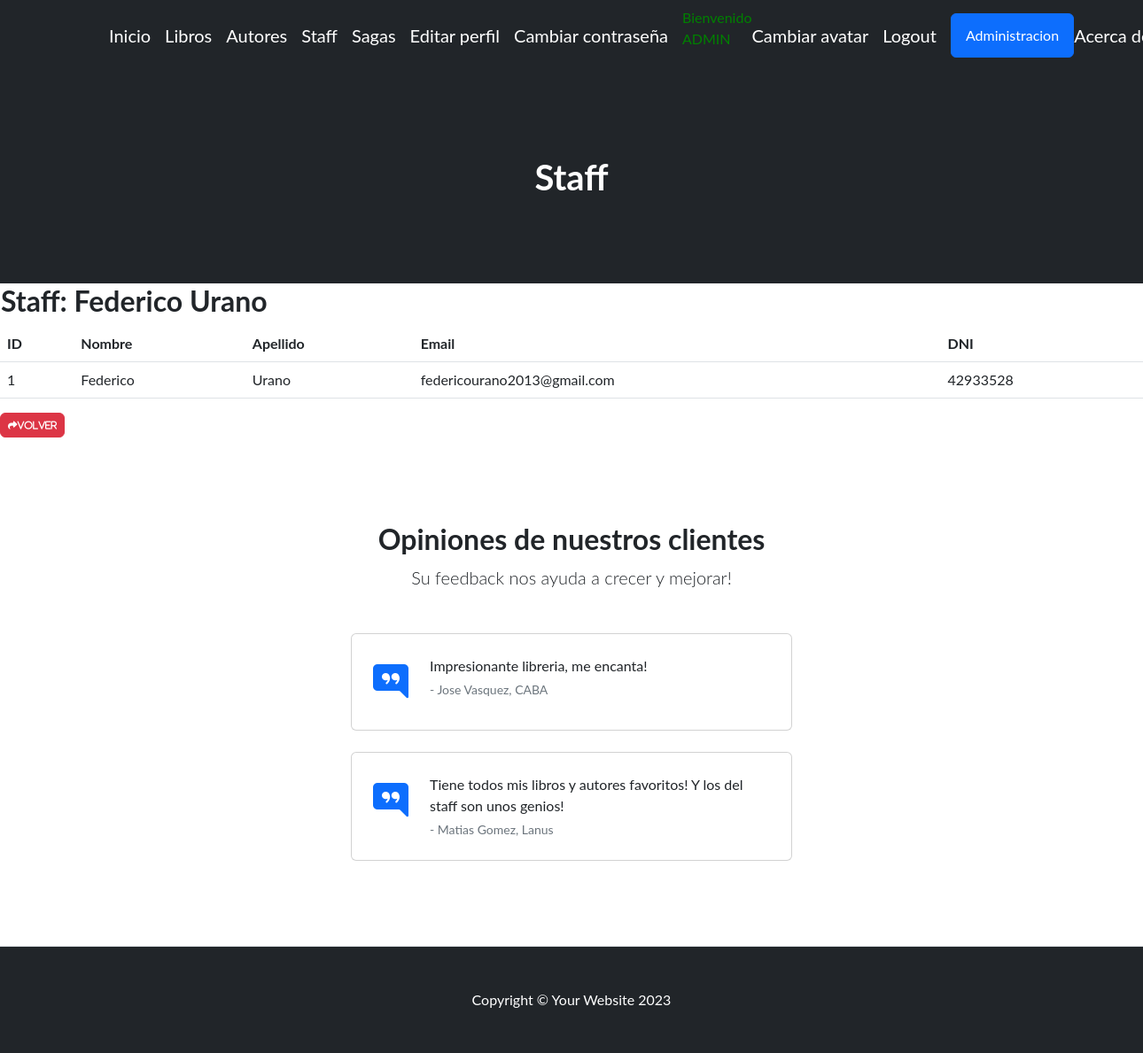
/miaplicacion/detail_staff/1/ (signed in), run on an earlier commit of the app's database.
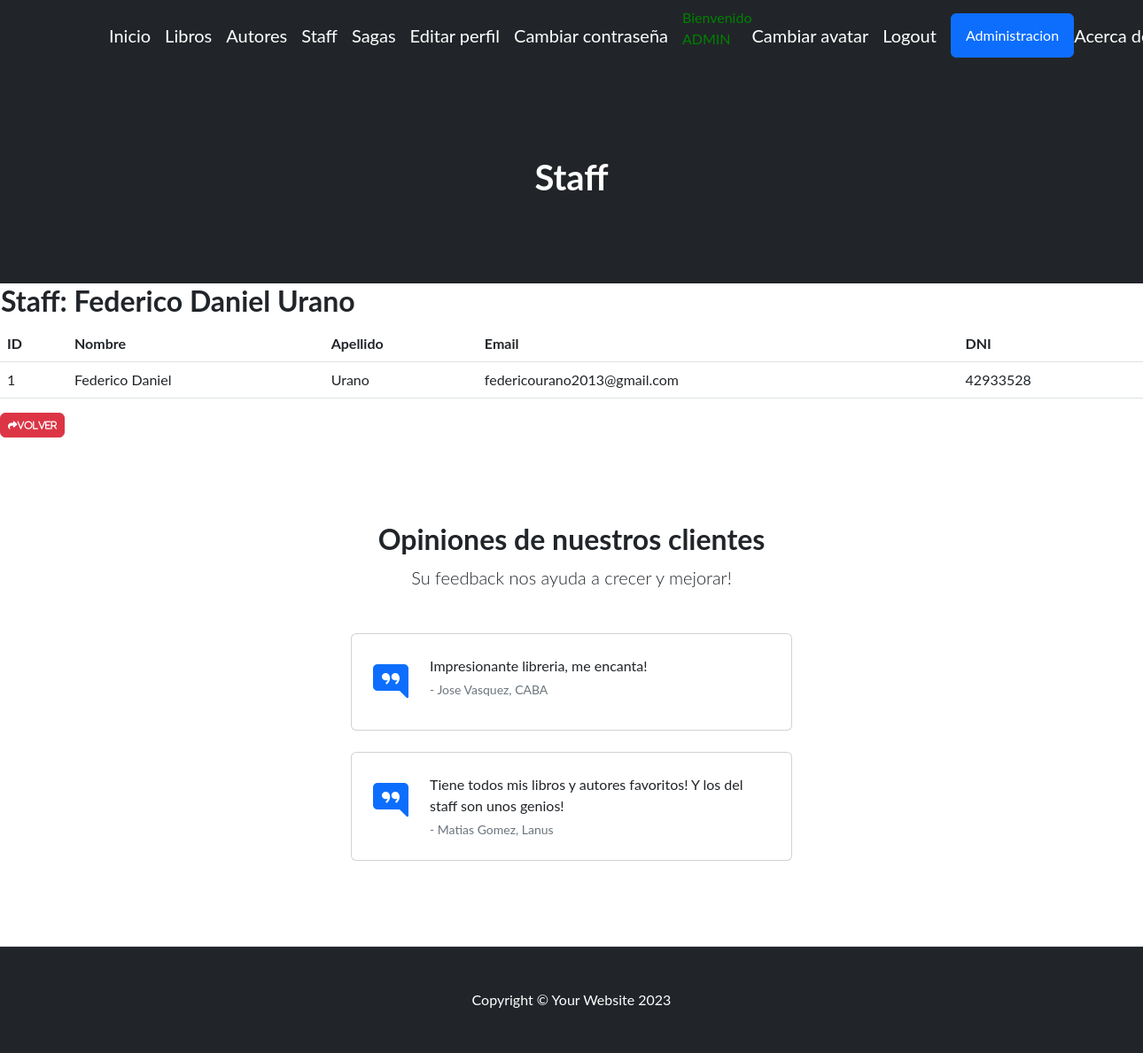
And on a later commit of the database.
### miaplicacion/models.py (models this page shows)
class Staff(models.Model):
    nombre = models.CharField(max_length=50)
    apellido = models.CharField(max_length=50)
    email = models.EmailField()
    dni = models.IntegerField()
    def __str__(self):
        return f"{self.nombre} {self.apellido}"

### miaplicacion/views.py (the view)
# urls.py: path('detail_staff/<int:pk>/', staffDetail.as_view(), name="detail_staff"),
class staffDetail(LoginRequiredMixin, DetailView):
    model = Staff

### miaplicacion/templates/miaplicacion/staff_detail.html (shortened to what this page needs)
{% extends 'miaplicacion/base.html' %}
{% load static %}
{% block cabecera %}Staff{% endblock cabecera %}
{% block contenido %}
<table>
    <tr>
        <td><h2>Staff: {{object}}</h2></td>
    </tr>
</table>
<table class="table">
  <thead>
    <tr>
      <th>ID</th>
      <th>Nombre</th>
      <th>Apellido</th>
      <th>Email</th>
      <th>DNI</th>
    </tr>
  </thead>
  <tbody>
    <tr>
      <td>{{ object.id }}</td>
      <td>{{ object.nombre }}</td>
      <td>{{ object.apellido }}</td>
      <td>{{ object.email }}</td>
      <td>{{ object.dni }}</td>
    </tr>
  </tbody>
</table>
<a
href="{% url 'Staff' %}"
class="btn btn-danger"
style="--bs-btn-padding-y: .25rem; --bs-btn-padding-x: .5rem; --bs-btn-font-size: .75rem;"
><i class="fa fa-share fa-sm" title="List Back">Volver</i>
</a>
{% endblock contenido %}

What changed in the data, as far as the page shows it:
changed Staff "Urano": nombre+apellido "Federico Urano" → "Federico Daniel Urano"; nombre "Federico" → "Federico Daniel"
